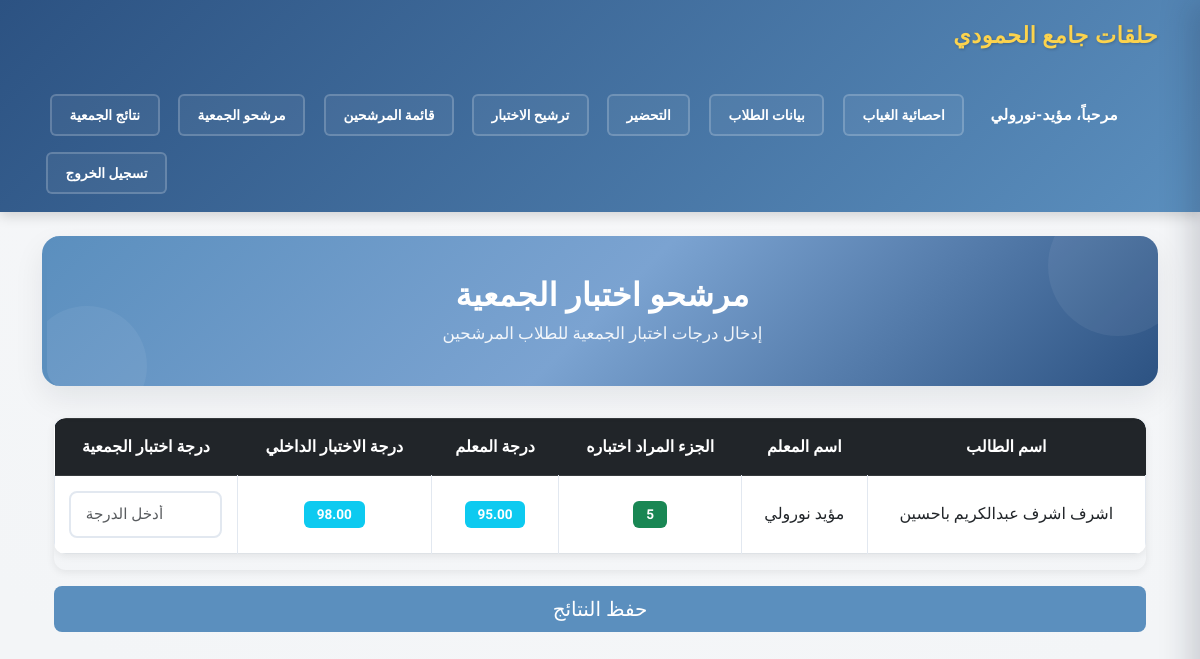
The page /association-candidates/ (signed in) on the database as committed earlier.
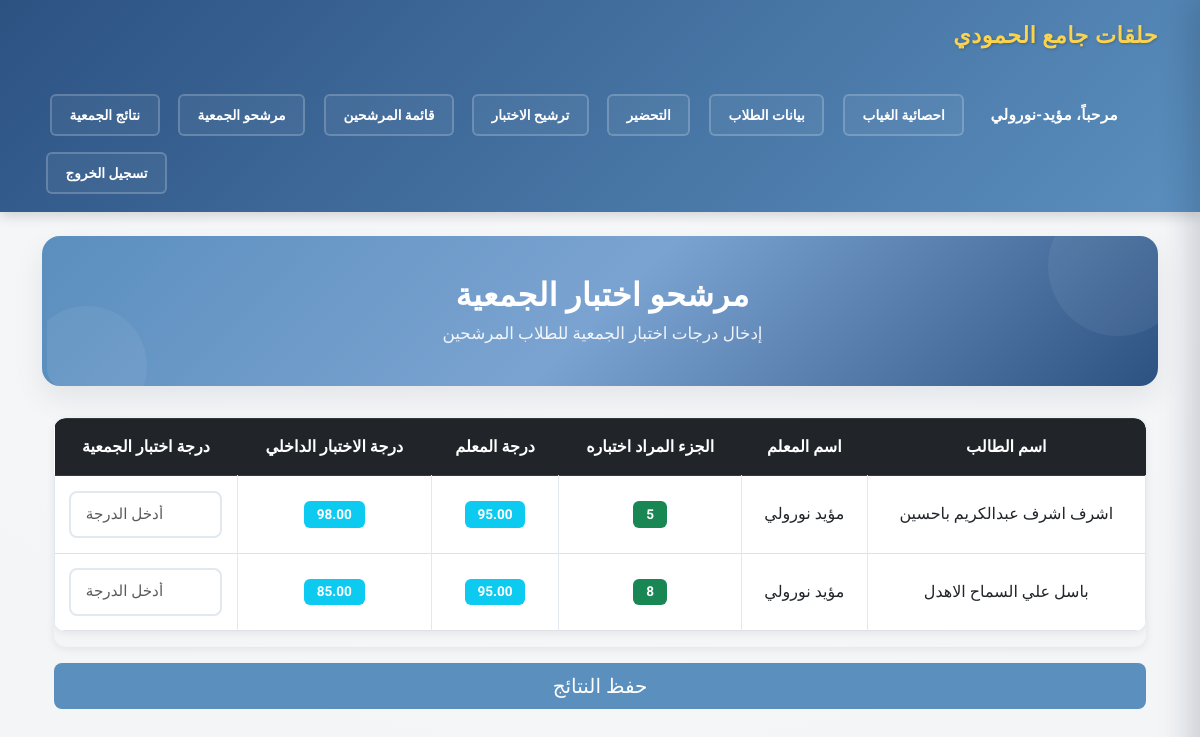
The same page on the database as committed later.
### quran_center/models.py (models this page shows, shortened)
class ExamNomination(models.Model):
    student = models.ForeignKey(Student, on_delete=models.CASCADE, verbose_name="الطالب")
    teacher = models.ForeignKey(User, on_delete=models.CASCADE, verbose_name="المعلم المرشح")
    last_tested_part = models.CharField(
        max_length=50,
        choices=LAST_TESTED_PART_CHOICES,
        verbose_name="آخر جزء تم اختباره"
    )
    teacher_grade = models.DecimalField(max_digits=5, decimal_places=2, verbose_name="درجة المعلم", null=True, blank=True)
    internal_grade = models.DecimalField(max_digits=5, decimal_places=2, verbose_name="درجة الاختبار الداخلي", null=True, blank=True)
    association_grade = models.DecimalField(max_digits=5, decimal_places=2, verbose_name="درجة اختبار الجمعية", null=True, blank=True)
    nomination_date = models.DateField(auto_now_add=True, verbose_name="تاريخ الترشيح")
    internal_passed = models.BooleanField(default=False, verbose_name="اجتاز الداخلي")
    association_tested = models.BooleanField(default=False, verbose_name="تم اختبار الجمعية")
    class Meta:
        verbose_name = "ترشيح اختبار"
        verbose_name_plural = "ترشيحات الاختبارات"
        ordering = ['-nomination_date']
    def get_next_part(self):
        part_sequence = ['0', '1', '2', '3', '5', '8', '10', '13', '15', '20', '25', '30']
        try:
            current_index = part_sequence.index(self.last_tested_part)
            if current_index < len(part_sequence) - 1:
                return part_sequence[current_index + 1]
            return '30'  # القرآن كاملاً
        except ValueError:
            return '1'

class Student(models.Model):
    GRADE_CHOICES = [
        ('1_pri', 'أول ابتدائي'), ('2_pri', 'ثاني ابتدائي'), ('3_pri', 'ثالث ابتدائي'),
        ('4_pri', 'رابع ابتدائي'), ('5_pri', 'خامس ابتدائي'), ('6_pri', 'سادس ابتدائي'),
        ('1_med', 'أول متوسط'), ('2_med', 'ثاني متوسط'), ('3_med', 'ثالث متوسط'),
        ('1_sec', 'أول ثانوي'), ('2_sec', 'ثاني ثانوي'), ('3_sec', 'ثالث ثانوي'),
        ('uni', 'جامعي'),
    ]
    STATUS_CHOICES = [('منتظر', 'منتظر'), ('منتظم', 'منتظم')]
    full_name = models.CharField(max_length=200, verbose_name="الاسم الثلاثي", blank=True, default="")
    student_unique_id = models.PositiveIntegerField(unique=True, blank=True, null=True, editable=False, verbose_name="المعرف الفريد")
    student_phone = models.CharField(max_length=15, blank=True, null=True, verbose_name="جوال الطالب")
    parent_phone = models.CharField(max_length=15, verbose_name="جوال ولي الأمر", blank=True, default="")
    identity_number = models.CharField(max_length=100, verbose_name="رقم هوية الطالب", blank=True, null=True)
    jamiaa_id = models.CharField(max_length=100, verbose_name="رقم الجمعية", blank=True, null=True)
    parent_identity = models.CharField(max_length=50, verbose_name="رقم هوية ولي الأمر", blank=True, null=True)
    grade = models.CharField(max_length=20, choices=GRADE_CHOICES, verbose_name="الصف الدراسي", blank=True, default="")
    birth_date = models.CharField(max_length=50, verbose_name="تاريخ الميلاد", blank=True, null=True)
    last_tested_part = models.CharField(
        max_length=50,
        choices=LAST_TESTED_PART_CHOICES,
        default='0',
        verbose_name="آخر جزء تم اختباره"
    )
    previous_center = models.CharField(max_length=100, blank=True, null=True, verbose_name="التحفيظ السابق ( ان وُجد )")
    neighborhood = models.CharField(max_length=100, verbose_name="الحي", blank=True, null=True)
    teacher = models.ForeignKey(User, on_delete=models.SET_NULL, null=True, blank=True, verbose_name="المعلم المسؤول")
    status = models.CharField(max_length=20, default='منتظر', choices=STATUS_CHOICES)
    educational_stage = models.CharField(max_length=50, blank=True)
    absence_reset_at = models.DateField(blank=True, null=True, verbose_name="تاريخ تصفير الغياب المؤقت")
    created_at = models.DateTimeField(auto_now_add=True)

### quran_center/views.py (the view, shortened to what this page needs)
# urls.py: path('association-candidates/', views.association_candidates, name='association_candidates'),
@login_required
def association_candidates(request):
    if not user_has_role(request.user, 'examiner'):
        return redirect('home')
    nominations = ExamNomination.objects.filter(internal_passed=True, association_tested=False).select_related('student').order_by('student__full_name', '-id')
    nominations_with_next = []
    for nomination in nominations:
        nominations_with_next.append({
            'nomination': nomination,
            'next_part': nomination.get_next_part()
        })
    return render(request, 'association_candidates.html', {'nominations': nominations_with_next})

### quran_center/templatetags/role_tags.py (called while the page is built)
@register.filter
def has_role(user, role_code):
    if not user or not user.is_authenticated:
        return False
    if user.is_superuser:
        return True
    return UserRole.objects.filter(user=user, role__code=role_code).exists()

### quran_center/views.py (called while the page is built)
def user_has_role(user, role_code):
    if not user.is_authenticated:
        return False
    if user.is_superuser:
        return True
    return UserRole.objects.filter(user=user, role__code=role_code).exists()

### quran_center/templates/association_candidates.html (shortened to what this page needs)
{% extends "base.html" %}
{% block content %}
<div class="page-hero">
    <div class="page-hero-inner">
        <h1 class="page-hero-title">مرشحو اختبار الجمعية</h1>
        <p class="page-hero-subtitle">إدخال درجات اختبار الجمعية للطلاب المرشحين</p>
    </div>
</div>
<div class="container" dir="rtl">
    {% if nominations %}
    <form method="post">
        <div class="table-responsive">
            <table class="table table-bordered table-hover">
                <thead class="table-dark">
                    <tr>
                        <th>اسم الطالب</th>
                        <th>اسم المعلم</th>
                        <th>الجزء المراد اختباره</th>
                        <th>درجة المعلم</th>
                        <th>درجة الاختبار الداخلي</th>
                        <th>درجة اختبار الجمعية</th>
                    </tr>
                </thead>
                <tbody>
                    {% for item in nominations %}
                    <tr>
                        <td>{{ item.nomination.student.full_name }}</td>
                        <td>{{ item.nomination.teacher.get_full_name|default:item.nomination.teacher.username }}</td>
                        <td><span class="badge bg-success">{{ item.next_part }}</span></td>
                        <td><span class="badge bg-info">{{ item.nomination.teacher_grade|floatformat:2 }}</span></td>
                        <td><span class="badge bg-info">{{ item.nomination.internal_grade|floatformat:2 }}</span></td>
                        <td>
                            <input type="number"
                                   name="association_grade_{{ item.nomination.id }}"
                                   class="form-control"
                                   placeholder="أدخل الدرجة"
                                   min="0"
                                   max="100"
                                   step="0.5">
                        </td>
                    </tr>
                    {% endfor %}
                </tbody>
            </table>
        </div>
        <button type="submit" class="btn btn-success btn-lg w-100 mt-3">
            حفظ النتائج
        </button>
    </form>
    {% else %}
    <div class="alert alert-info">
        لا يوجد مرشحون لاختبار الجمعية حالياً.
    </div>
    {% endif %}
</div>
{% endblock %}

Rows that differ between the two databases and show on the page:
added ExamNomination: nomination.student.full_name "باسل علي السماح الاهدل", nomination.teacher.get_full_name "مؤيد نورولي", next_part "8", nomination.teacher_grade "95.00", nomination.internal_grade "85.00"
